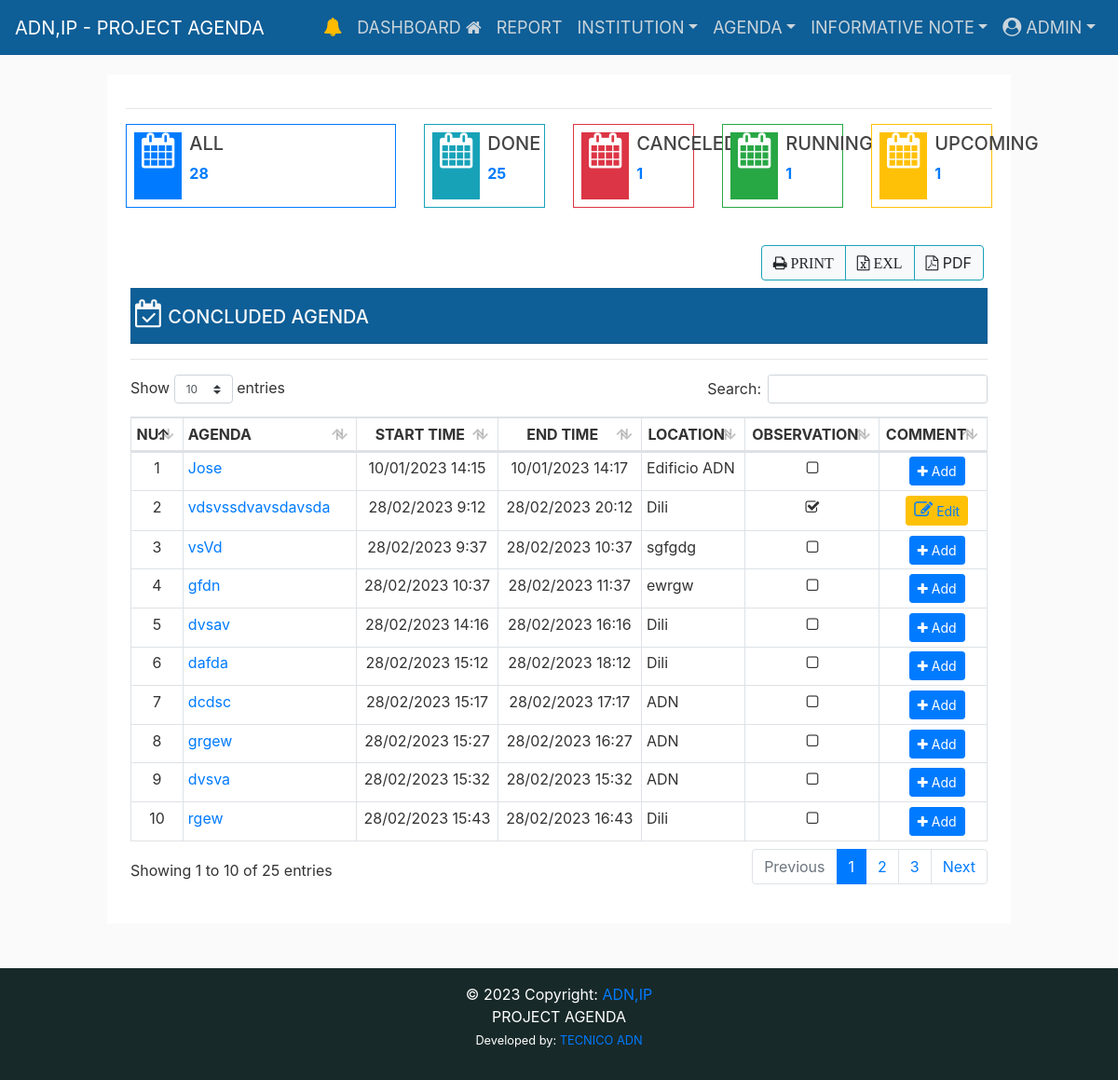
The page /concluded-agenda/ (signed in) on the database as committed earlier.
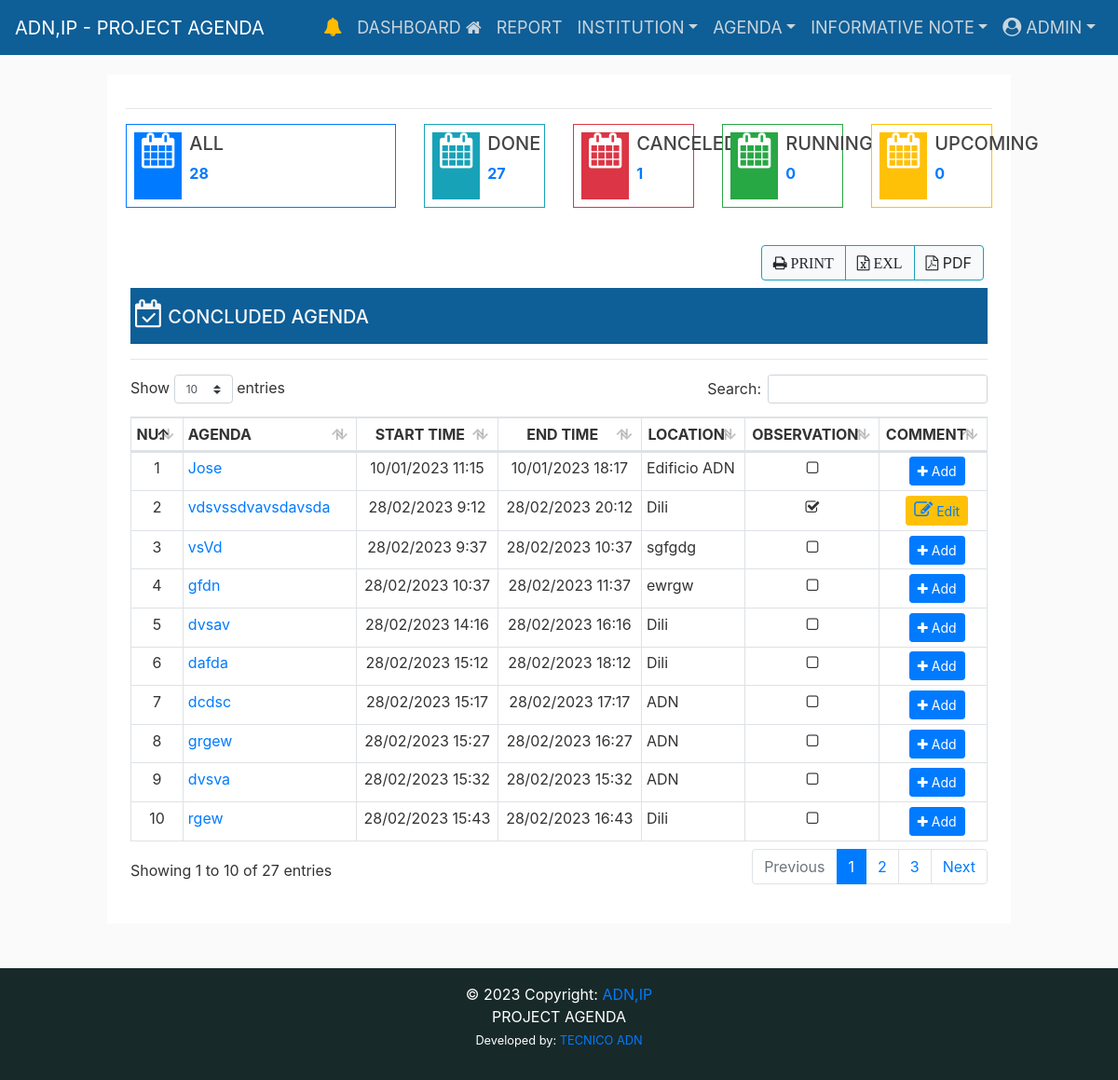
The same page on the database as committed later.
### eventapps/authentication/models.py (models this page shows)
class User(AbstractUser):
    is_dei = models.BooleanField(default=False, verbose_name='Director')
    is_adj = models.BooleanField(default=False, verbose_name='Adjunto')
    is_uga = models.BooleanField(default=False, verbose_name='UGA')
    is_uap = models.BooleanField(default=False, verbose_name='UAP')
    is_ucvq = models.BooleanField(default=False, verbose_name='UCVQ')
    is_uedc = models.BooleanField(default=False, verbose_name='UEDC')
    is_secretary = models.BooleanField(
        default=False, verbose_name='SECRETARY')
    is_media = models.BooleanField(default=False, verbose_name='MEDIA')

### eventapps/event/models.py (models this page shows, shortened)
class Agenda(models.Model):
    user = models.ForeignKey(
        User, on_delete=models.CASCADE, related_name="agenda")
    title = models.CharField(
        max_length=255, unique=True, verbose_name='Agenda')
    title_slug = models.SlugField(
        max_length=255, null=False, unique=True, verbose_name='Title-Slug')
    catagenda = models.ForeignKey(
        CatAgenda, on_delete=models.CASCADE, related_name="agenda", verbose_name="Category Agenda")
    institution = models.ForeignKey(
        Institution, on_delete=models.CASCADE, related_name="agenda", verbose_name="Institution")
    start_time = models.DateTimeField()
    end_time = models.DateTimeField()
    location = models.CharField(max_length=255, null=False, blank=True)
    observation = models.TextField(null=False, blank=True)
    is_cancel = models.BooleanField(default=False)
    is_active = models.BooleanField(default=True)
    STATUS = (
        ('Pending', 'Pending'),
        ('Read', 'Read'),
    )
    status = models.CharField(max_length=20, choices=STATUS)
    created_at = models.DateTimeField(auto_now_add=True)
    updated_at = models.DateTimeField(auto_now=True)
    class Meta:
        verbose_name_plural = ("Agenda")
        ordering = ('-start_time', )

### eventapps/event/views.py (the view)
# urls.py: path('concluded-agenda/', views.concludedAgenda_list,
@login_required(login_url="/login/")
def concludedAgenda_list(request):
    context = {
    }
    return render(request, 'event/concluded_agenda.html', context)

### eventapps/templates/event/concluded_agenda.html (shortened to what this page needs)
{% extends "layouts/base.html" %}
{% load static %}
{% block content %}
<div class="row d-flex justify-content-center ">
  <div class="col-sm-12">
    <div class="border-info shadow-lg bg-white">
      <div class="card-body">
        <hr />
        <div class="row">
          <div class="col-md-6 col-lg-4">
            <div class="widget-small border border-primary d-flex justify-content-left p-2">
              <i class="icon fa fa fa-calendar fa-2x pl-2 pr-2 bg-primary"
                style="font-size:38px;color:rgb(255, 255, 255)"></i>
              <div class="pl-2">
                <a href="{%url 'completedAgenda_list' %}">
                  <h5>ALL</h5>
                  <p><b>{{ agenda_count }}</b></p>
                </a>
              </div>
            </div>
          </div>
          <div class="col-md-6 col-lg-2">
            <div class="widget-small border border-info d-flex justify-content-left p-2">
              <i class="icon fa fa fa-calendar fa-2x pl-2 pr-2 bg-info"
                style="font-size:38px;color:rgb(255, 255, 255)"></i>
              <div class="pl-2">
                <a href="{%url 'concludedAgenda_list' %}">
                  <h5>DONE</h5>
                  <p><b>{{ concluded_agenda_count }}</b></p>
                </a>
              </div>
            </div>
          </div>
          <div class="col-md-6 col-lg-2">
            <div class="widget-small border border-danger d-flex justify-content-left p-2">
              <i class="icon fa fa fa-calendar fa-2x pl-2 pr-2 bg-danger"
                style="font-size:38px;color:rgb(255, 255, 255)"></i>
              <div class="pl-2">
                <a href="{%url 'canceledAgenda_list' %}">
                  <h5>CANCELED</h5>
                  <p><b>{{ canceled_agenda_count}}</b></p>
                </a>
              </div>
            </div>
          </div>
          <div class="col-md-6 col-lg-2">
            <div class="widget-small border border-success d-flex justify-content-left p-2">
              <i class="icon fa fa-calendar fa-2x pl-2 pr-2 bg-success "
                style="font-size:38px;color:rgb(255, 255, 255)"></i>
              <div class="pl-2">
                <a href="{%url 'runningAgenda_list' %}">
                  <h5>RUNNING</h5>
                  <p><b>{{ running_agenda_count }}</b></p>
                </a>
              </div>
            </div>
          </div>
          <div class="col-md-6 col-lg-2">
            <div class="widget-small border border-warning d-flex justify-content-left p-2">
              <i class="icon fa fa-calendar fa-2x pl-2 pr-2 bg-warning "
                style="font-size:38px;color:rgb(255, 255, 255)"></i>
              <div class="pl-2">
                <a href="{%url 'upcomingAgenda_list' %}">
                  <h5>UPCOMING</h5>
                  <p><b>{{ upcoming_agenda_count }}</b></p>
                </a>
              </div>
            </div>
          </div>
          <div class="col-md-12 pt-3">
            <div class="row">
              <div class="card-body">
                <div class="row flex-row-reverse mr-1 mt-1 mb-2">
                  <div class="btn-group">
                    <a href="{%url 'download_Concluded_Agenda_CSV' %}" class="btn btn-light border border-info"><span
                        class="fa fa-print"> PRINT</a>
                    <a href="{%url 'download_Concluded_Agenda_CSV' %}" class="btn btn-light border border-info"><span
                        class="fa fa-file-excel-o">
                        EXL</a>
                    <a href="{%url 'download_Concluded_Agenda_CSV' %}" class="btn btn-light border border-info"><span
                        class="fa fa-file-pdf-o"></span> PDF</a>
                  </div>
                </div>
                <div class="card-header bg-card pb-2 d-flex justify-content-between">
                  <div class="row flex-row">
                    <h5 class="text-light"><i class="fa fa-calendar-check-o" style="font-size:30px"></i> CONCLUDED
                      AGENDA</h5>
                  </div>
                </div>
                <hr>
                <section id='no-more-tables'>
                  <table class="table table-bordered table-sm" id="example" width="100%" cellspacing="0">
                    <thead>
                      <tr>
                        <th class='text-center'>NU.</th>
                        <th>AGENDA</th>
                        <th class='text-center'>START TIME</th>
                        <th class='text-center'>END TIME</th>
                        <th class='text-center'>LOCATION</th>
                        <th class='text-center'>OBSERVATION</th>
                        {% if user.is_authenticated %}
                        {% if user.groups.all.0.name != "gp_cord" %}
                        <th class='text-center'>COMMENT</th>
                        {% endif %}
                        {% endif %}
                      </tr>
                    </thead>
                    <tbody>
                      {% for obj in concluded_agenda %}
                      <tr>
                        <td class='text-center'>{{ forloop.counter }}</td>
                        <td data-title="Title">
                          <a href="{% url 'concludedAgenda_list_detail' title_slug=obj.title_slug %}"
                            class="float-left">
                            {{obj.title }}</a>
                        </td>
                        <td style="text-align:center;">{{obj.start_time|date:"d/m/Y G:i" }}</td>
                        <td style="text-align:center;">{{ obj.end_time|date:"d/m/Y G:i" }}</td>
                        <td data-title="end time">{{ obj.location }} </td>
                        {% if obj.observation == "" %}
                        <td class='text-center'><i class="fa fa-square-o"></i>
                        </td>
                        {% else %}
                        <td class='text-center'><i class="fa fa-check-square-o"></i>
                        </td>
                        {% endif %}
                        {% if user.is_authenticated %}
                        {% if user.groups.all.0.name != "gp_cord" %}
                        <td data-title="Title" style="text-align:center;">
                          {% if obj.observation == "" %}
                          <button type="button" class="btn btn-primary btn-sm ml-2">
                            <span class="fa fa-plus"></span><a class="text-white"
                              href="{% url 'commentCoAgenda_add' pk=obj.pk %}" role="button">
                              Add</a></button>
                          {% else %}
                          <button type="button" class="btn btn-warning btn-sm ml-2">
                            <a href="{% url 'commentCoAgenda_add' pk=obj.pk %}" data-toggle="tooltip" title="Edit"><i
                                class='fa fa-edit' style='font-size:20px'></i>
                              Edit</a>
                          </button>
                          {% endif %}
                          {% endif %}
                          {% endif %}
                        </td>
                      </tr>
                      {% endfor %}
                    </tbody>
                  </table>
                </section>
              </div>
            </div>
          </div>
        </div>
      </div>
    </div>
  </div>
  {% endblock %}

### eventapps/templates/layouts/base.html (shortened to what this page needs)
{% load static %}
<!DOCTYPE html>
<html lang="en">
<head>
    <link rel="stylesheet" href="{% static 'main/css/bootstrap.min.css' %}">
    <link rel="stylesheet" href="{% static 'main/font-awesome/css/font-awesome.min.css' %}">
    <link href="{% static 'main/css/main.css' %}" rel="stylesheet">
</head>
<body>
    {% include 'includes/navigation.html' %}
    <main role="main" class="container-fluid">
        <div class="row d-flex justify-content-center">
            <div class="col-md-10">
                {% block content %}
                {% endblock %}
            </div>
        </div>
    </main>
    <footer class="page-footer font-small bg-footer mt-5">
        <div class="footer-copyright text-center py-3">© 2023 Copyright:
            <a href="http://adn.gov.tl"> ADN,IP</a>
            <p>PROJECT AGENDA
                <br /><small>
                    Developed by:
                    <a href="#" target="_blank">TECNICO ADN</a>
                </small>
            </p>
        </div>
    </footer>
    <link href="{% static 'main/datatables/css/dataTables.bootstrap4.min.css' %}" rel="stylesheet" type="text/css" />
</body>
</html>

### eventapps/templates/includes/navigation.html (shortened to what this page needs)
{% load static %}
<header class="site-header fixed-top">
    <nav class="navbar navbar-expand-md navbar-dark bg-card">
        <a class="navbar-brand ps-2" href="{%url 'home' %}">
            ADN,IP - PROJECT AGENDA </a>
        {% if user.is_authenticated %}
        <div class="collapse navbar-collapse" id="navbarsExampleDefault">
            <ul class="navbar-nav ml-auto">
                {% if pending_upcoming.count != 0 %}
                <li class="nav-item"><a class="nav-link" href="{% url 'upcomingAgenda_read' %}">
                        <i class='fa fa-bell' style='font-size:20px; color:rgb(255, 187, 0)'></i>
                        {% if pending_upcoming.count != 0 %}
                        <span class="ag">{{ pending_upcoming.count }}</span>
                        {% endif %}
                    </a>
                </li>
                {% else %}
                <li class="nav-item"><a class="nav-link" href="#">
                        <i class='fa fa-bell' style='font-size:20px; color:rgb(255, 187, 0)'></i>
                    </a>
                </li>
                {% endif %}
                <li class="nav-item"><a class="nav-link" href="{% url 'home' %}">DASHBOARD <i
                            class="fa fa-home"></i></a>
                </li>
                <li class="nav-item"><a class="nav-link" href="#">REPORT </a>
                </li>
                {% if user.groups.all.0.name == 'admin' %}
                <li class="nav-item dropdown">
                    <a class="nav-link dropdown-toggle" href="#" id="profile" data-toggle="dropdown"
                        aria-haspopup="true" aria-expanded="false">INSTITUTION</a>
                </li>
                <li class="nav-item dropdown">
                    <a class="nav-link dropdown-toggle" href="#" id="profile" data-toggle="dropdown"
                        aria-haspopup="true" aria-expanded="false">AGENDA</a>
                </li>
                <li class="nav-item dropdown">
                    <a class="nav-link dropdown-toggle" href="#" id="profile" data-toggle="dropdown"
                        aria-haspopup="true" aria-expanded="false">INFORMATIVE NOTE</a>
                </li>
                {% endif %}
                <li class="nav-item dropdown">
                    <a class="nav-link dropdown-toggle" href="#" id="profile" data-toggle="dropdown"
                        aria-haspopup="true" aria-expanded="false"> <i class='fa fa-user-circle'
                            style='font-size:20px'></i> {{ request.user.username|upper }}</a>
                </li>
            </ul>
        </div>
        {% endif %}
    </nav>
</header>

### eventapps/static/main/css/main.css (style rules this page uses)
body { background: #fafafa; color: #333333; margin-top: 5rem; }
h1, h2, h3, h4, h5, h6 { color: #444444; }
.bg-card { background-color: #0e5e97; color: white; font-size: large; }
.site-header .navbar-nav { color: #cbd5db; }
.site-header .navbar-nav .nav-link { color: #cbd5db; padding-right: .5rem !important; padding-left: .5rem !important; }
.bg-footer { background-color: #182929; color: white; }

Rows that differ between the two databases and show on the page:
changed Agenda "Jose": start_time "10/01/2023 14:15" → "10/01/2023 11:15"; end_time "10/01/2023 14:17" → "10/01/2023 18:17"
Other text that changed with them:
{{ concluded_agenda_count }}: "25" → "27"
{{ running_agenda_count }}: "1" → "0"
{{ upcoming_agenda_count }}: "1" → "0"
text written by a page script: "Show entries Search: Showing 1 to 10 of 25 entries Previous 1 2 3 Next" → "Show entries Search: Showing 1 to 10 of 27 entries Previous 1 2 3 Next"
